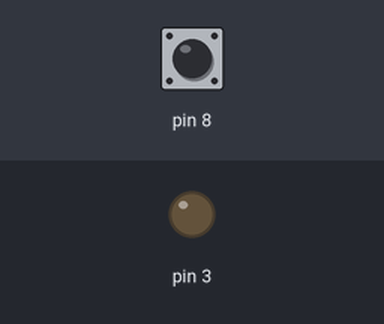
Simulated run of this sketch. Board: Arduino Uno, built with avr-gcc and run on an emulated ATmega328P. On the bench: output pins drawn as LEDs (lit = HIGH). The inputs (shaded band) are chosen by the test bench; at power-on: pin 8 HIGH.

Above: at 1.2 s.
1.3 s: pin 8 pulled LOW for 0.15 s
At 1.37 s:
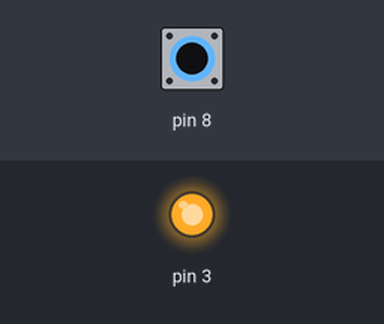
2.9 s: pin 8 pulled LOW for 3.2 s
At 6.8 s:
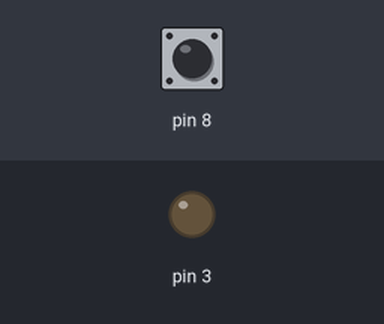
Timing chart, 0 to 8.3 s (numbered marks = the images above; inputs shaded):
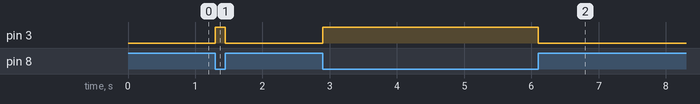

Measured:
- after the input at 1.3 s, pin 3: LOW → HIGH at once, → LOW 0.15 s later
- after the input at 2.9 s, pin 3: LOW → HIGH at once, → LOW 3.2 s later

The sketch:

button.ino
```cpp
void setup() {
  pinMode(3, OUTPUT);
  pinMode(8, INPUT_PULLUP);

}

void loop() {

  if (digitalRead(8) == LOW) {
    digitalWrite(3, HIGH);
  } else {
    digitalWrite(3, LOW);
  }
}
```
